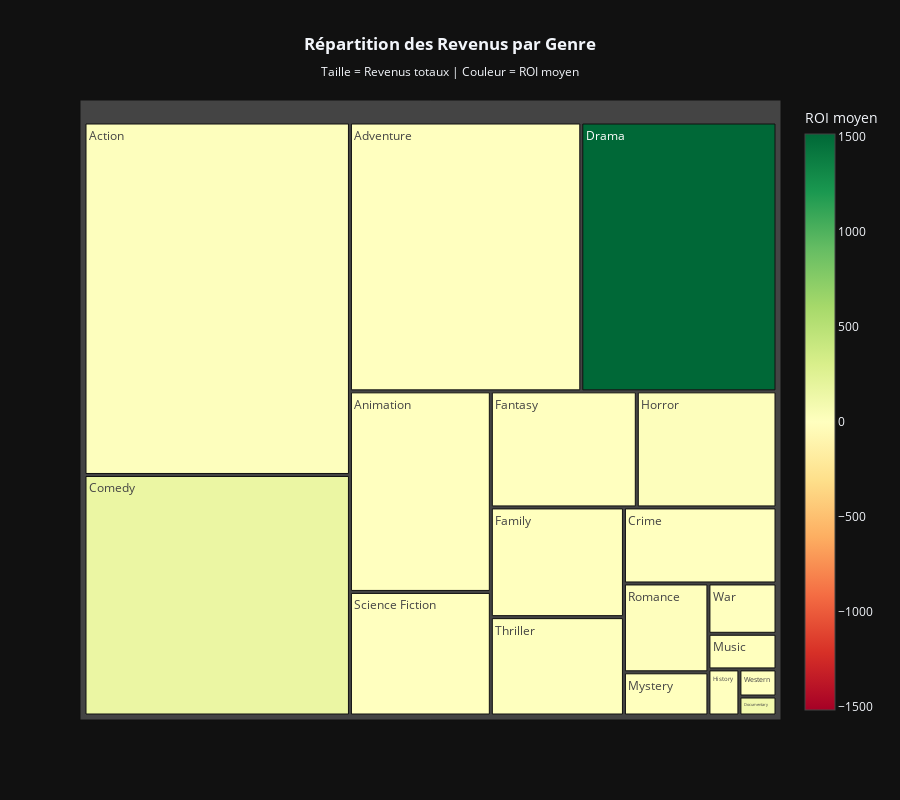

Write notebook code for a chart like this one.
### Code cell
import json
import numpy as np
import plotly.graph_objects as go
import os

# -----------------------------
# Détection de la colonne genre
# -----------------------------
if 'genre' in df.columns:
    genre_col = 'genre'
elif 'main_genre' in df.columns:
    genre_col = 'main_genre'
elif 'primary_genre' in df.columns:
    genre_col = 'primary_genre'
elif 'genres' in df.columns:
    genre_col = 'genres'
else:
    raise ValueError(" Aucune colonne de genre trouvée")

print(f"✅ Colonne genre utilisée : {genre_col}")

# -----------------------------
# Extraction du genre principal
# -----------------------------
def extract_main_genre(value):
    if pd.isna(value) or value == '':
        return 'Unknown'
    if genre_col == 'genres':
        try:
            genres_list = json.loads(value)
            if len(genres_list) > 0:
                return genres_list[0]['name']
            else:
                return 'Unknown'
        except:
            return 'Unknown'
    else:
        return value

df['main_genre'] = df[genre_col].apply(extract_main_genre)

# -----------------------------
# Agrégation par genre
# -----------------------------
genre_stats = df.groupby('main_genre').agg({
    'revenue_million': 'sum',
    'roi': 'mean',
    'title': 'count'
}).reset_index()

genre_stats.columns = [
    'genre',
    'total_revenue',
    'avg_roi',
    'film_count'
]

# Filtrage
genre_stats = genre_stats[genre_stats['film_count'] >= 20]
genre_stats = genre_stats.sort_values('total_revenue', ascending=False)

print(f"✅ Genres analysés : {len(genre_stats)}")
print(f"💰 Revenus totaux : {genre_stats['total_revenue'].sum():,.0f} M$")

# -----------------------------
# Treemap
# -----------------------------
fig = go.Figure(go.Treemap(
    labels=genre_stats['genre'],
    parents=[''] * len(genre_stats),
    values=genre_stats['total_revenue'],

    marker=dict(
        colors=genre_stats['avg_roi'],
        colorscale='RdYlGn',
        cmid=0,
        colorbar=dict(title='ROI moyen')
    ),

    customdata=np.column_stack((
        genre_stats['film_count'],
        genre_stats['avg_roi'].round(2),
        genre_stats['total_revenue'].round(0)
    )),

    hovertemplate=(
        '<b>%{label}</b><br><br>'
        '💰 Revenu total : $%{customdata[2]:,.0f} M<br>'
        '🎬 Films : %{customdata[0]}<br>'
        '📈 ROI moyen : %{customdata[1]}<br>'
        '<extra></extra>'
    )
))

fig.update_layout(
    title={
        'text': (
            '<b>Répartition des Revenus par Genre</b><br>'
            '<sub>Taille = Revenus totaux | Couleur = ROI moyen</sub>'
        ),
        'x': 0.5
    },
    template='plotly_dark',
    height=800
)

fig.show(config=config)

### Figure 1 — Plotly figure (JSON) as saved in the notebook; plotly's stock layout.template omitted (floating-point values rounded to 4 significant figures)
{"data": [{"customdata": [[1211.0, 14.51, 203000.0], [1666.0, 161.7, 138500.0], [444.0, 2.13, 135000.0], [1714.0, 1517.0, 113900.0], [248.0, 2.12, 61310.0], [196.0, 2.53, 37770.0], [189.0, 1.99, 36760.0], [539.0, 15.93, 35180.0], [165.0, 3.12, 31690.0], [351.0, 5.12, 28410.0], [352.0, 1.32, 25170.0], [203.0, 11.6, 16280.0], [90.0, 3.34, 7916.0], [73.0, 2.18, 7433.0], [60.0, 3.66, 5259.0], [44.0, 1.07, 3099.0], [27.0, 0.68, 2182.0], [58.0, 106.5, 1529.0]], "hovertemplate": "<b>%{label}</b><br><br>💰 Revenu total : $%{customdata[2]:,.0f} M<br>🎬 Films : %{customdata[0]}<br>📈 ROI moyen : %{customdata[1]}<br><extra></extra>", "labels": ["Action", "Comedy", "Adventure", "Drama", "Animation", "Science Fiction", "Fantasy", "Horror", "Family", "Thriller", "Crime", "Romance", "Mystery", "War", "Music", "History", "Western", "Documentary"], "marker": {"cmid": 0, "colorbar": {"title": {"text": "ROI moyen"}}, "colors": [14.51, 161.7, 2.134, 1517.0, 2.123, 2.529, 1.992, 15.93, 3.118, 5.116, 1.324, 11.6, 3.336, 2.181, 3.657, 1.07, 0.6775, 106.5], "colorscale": [[0, "rgb(165,0,38)"], [0.1, "rgb(215,48,39)"], [0.2, "rgb(244,109,67)"], [0.3, "rgb(253,174,97)"], [0.4, "rgb(254,224,139)"], [0.5, "rgb(255,255,191)"], [0.6, "rgb(217,239,139)"], [0.7, "rgb(166,217,106)"], [0.8, "rgb(102,189,99)"], [0.9, "rgb(26,152,80)"], [1, "rgb(0,104,55)"]]}, "parents": ["", "", "", "", "", "", "", "", "", "", "", "", "", "", "", "", "", ""], "type": "treemap", "values": [203000.0, 138500.0, 135000.0, 113900.0, 61310.0, 37770.0, 36760.0, 35180.0, 31690.0, 28410.0, 25170.0, 16280.0, 7916.0, 7433.0, 5259.0, 3099.0, 2182.0, 1529.0]}], "layout": {"height": 800, "title": {"text": "<b>Répartition des Revenus par Genre</b><br><sub>Taille = Revenus totaux | Couleur = ROI moyen</sub>", "x": 0.5}}}
